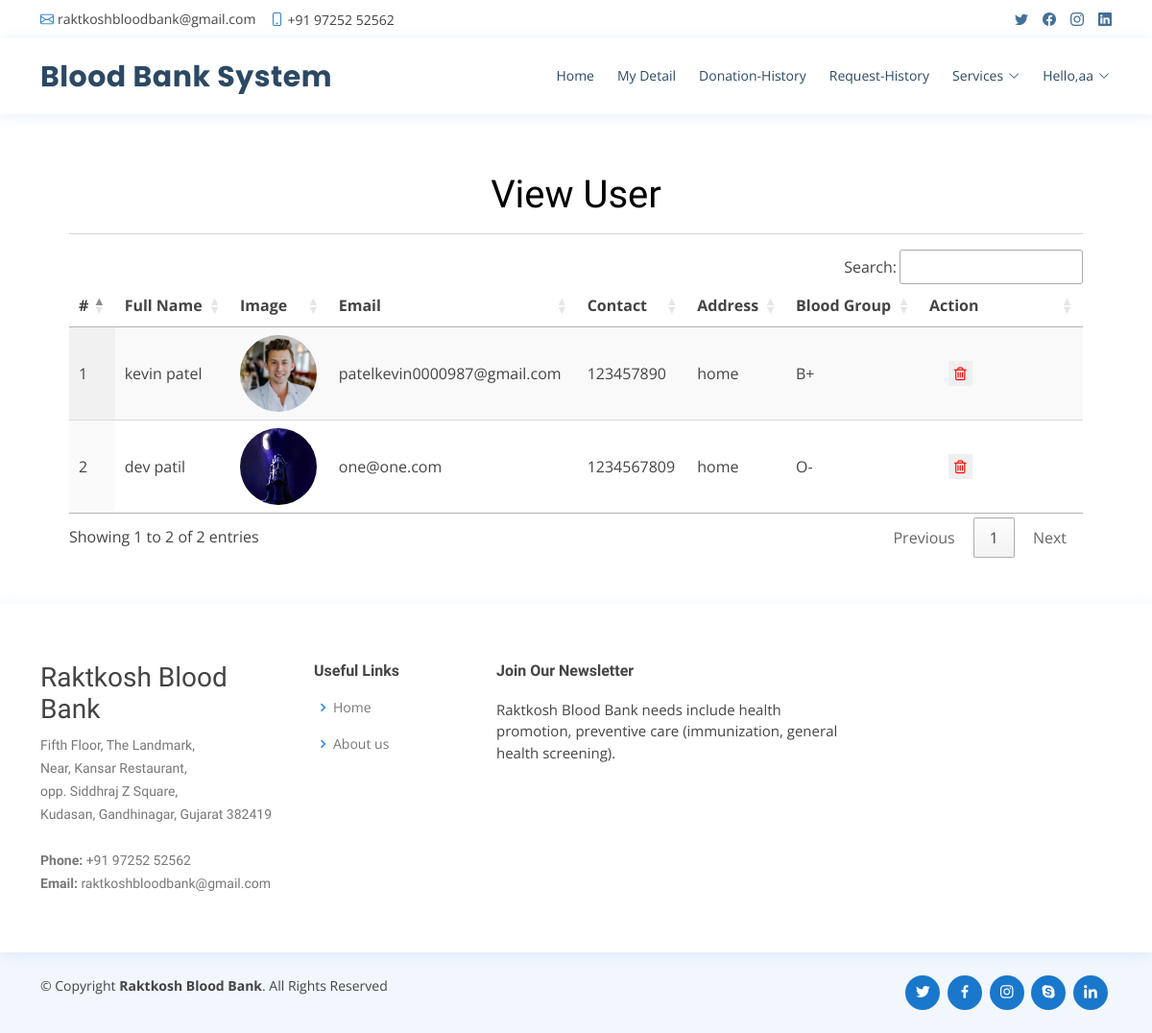
Screenshot of /view_user (signed in) with the database file from the repository.
### raktkosh/models.py (models this page shows, shortened)
class UserProfile(models.Model):
    user = models.ForeignKey(User, on_delete=models.CASCADE, null=True)
    contact = models.CharField(max_length=100, null=True)
    address = models.CharField(max_length=100, null=True)
    blood_group = models.ForeignKey(Category, on_delete=models.CASCADE, null=True, blank=True)
    dob = models.DateField(null=True)
    image = models.FileField(null=True)

class Category(models.Model):
    name = models.CharField(max_length=100, null=True, blank=True)

### raktkosh/views.py (the view)
# urls.py: path('view_user', views.view_user, name='view_user'),
@login_required(login_url='admin_login')
def view_user(request):
    data = UserProfile.objects.all()
    d = {'data':data}
    return render(request,'view_user.html',d)

### raktkosh/templates/view_user.html
{% extends 'base.html' %}
{% load static %}
{% block body %}
<div class="container-fluid" style="width:90%;margin-top:8%">
                    <div class="container-fluid">
                        <h1 align="center" style=" color : #000000 ;padding-top: 8%">View User</h1>
                         </div><hr>
                                <table id="example" class="display" style="width:100%">
                                  <thead>
                                    <tr>
                                      <th>#</th>
                                      <th>Full Name</th>
                                      <th>Image</th>
                                      <th>Email</th>
                                      <th>Contact</th>
                                      <th>Address</th>
                                      <th>Blood Group</th>
                                      <th>Action</th>
                                  </tr>
                              </thead>
                              <tbody>
                              {% for i in data %}
                                <tr>
                                  <td>{{forloop.counter}}</td>
                                  <td>{{i.user.first_name}} {{i.user.last_name}}</td>
                                  <td><img src="{{i.image.url}}" style="width:80px;height:80px; border-radius: 50%;"></td>
                                  <td>{{i.user.email}}</td>
                                  <td>{{i.contact}}</td>
                                  <td>{{i.address}}</td>
                                  <td>{{i.blood_group.name}}</td>
                                    <td style="width:150px">
                                      <a href="{% url 'delete_user' i.id %}" style="padding-left: 20px;" ><button onclick="return confirm('Are you sure?')" style="border: none; color: red;"><i class="fa fa-trash-o"></i></button></a></td>
                              </tr>
                              {% endfor %}
                          </tbody>
                      </table>
                  </div>
{% endblock %}

### raktkosh/templates/base.html (shortened to what this page needs)
<!DOCTYPE html>
<html lang="en">
  {% load static %}
  {% load active_link_tags %}
<head>
  <link href="{% static 'vendor/fontawesome-free/css/all.min.css' %}" rel="stylesheet">
  <link href="{% static 'vendor/animate.css/animate.min.css' %}" rel="stylesheet">
  <link href="{% static 'vendor/bootstrap/css/bootstrap.min.css' %}" rel="stylesheet">
  <link href="{% static 'vendor/bootstrap-icons/bootstrap-icons.css' %}" rel="stylesheet">
  <link href="{% static 'vendor/boxicons/css/boxicons.min.css' %}" rel="stylesheet">
  <link href="{% static 'vendor/glightbox/css/glightbox.min.css' %}" rel="stylesheet">
  <link href="{% static 'vendor/remixicon/remixicon.css' %}" rel="stylesheet">
  <link href="{% static 'vendor/swiper/swiper-bundle.min.css' %}" rel="stylesheet">
  <link href="{% static 'css/style.css' %}" rel="stylesheet">
  <link rel="stylesheet" href="https://cdnjs.cloudflare.com/ajax/libs/font-awesome/4.7.0/css/font-awesome.min.css">
  <link rel='stylesheet' type='text/css' href="https://cdn.datatables.net/1.10.21/css/jquery.dataTables.min.css">
  <link rel='stylesheet' type='text/css' href="https://cdn.datatables.net/buttons/1.6.2/css/buttons.dataTables.min.css">
</head>
<body>
  <div id="topbar" class="d-flex align-items-center fixed-top">
    <div class="container d-flex justify-content-between">
      <div class="contact-info d-flex align-items-center">
        <i class="bi bi-envelope"></i> <a href="mailto:contact@example.com">raktkoshbloodbank@gmail.com</a>
        <i class="bi bi-phone"></i> +91 97252 52562
      </div>
      <div class="d-none d-lg-flex social-links align-items-center">
        <a href="#" class="twitter"><i class="bi bi-twitter"></i></a>
        <a href="#" class="facebook"><i class="bi bi-facebook"></i></a>
        <a href="#" class="instagram"><i class="bi bi-instagram"></i></a>
        <a href="#" class="linkedin"><i class="bi bi-linkedin"></i></i></a>
      </div>
    </div>
  </div>
  <header id="header" class="fixed-top">
    <div class="container d-flex align-items-center">
      <h1 class="logo me-auto"><a href="index.html">Blood Bank System</a></h1>
      {% if request.user.is_staff %}
      <nav id="navbar" class="navbar order-last order-lg-0">
        <ul>
          <li><a class="{% active_link 'admin_home' %}" href="{% url 'admin_home' %}">Home</a></li>
          <!-- <li class="dropdown"><a href="#"><span>Category</span> <i class="bi bi-chevron-down"></i></a>
            <ul>
              <li><a href="/add_category">Add Blood Category</a></li>
              <li><a href="/view_category">View Blood Category</a></li>
            </ul>
          </li> -->
          <li><a class="{% active_link 'view_user' %}" href="{% url 'view_user' %}">Users</a></li>
          <li><a class="{% active_link 'history' %}" href="{% url 'history' %}">history</a></li>
          <li class="dropdown"><a href="#"><span>Services</span> <i class="bi bi-chevron-down"></i></a>
            <ul>
              <li><a href="{% url 'request_blood' %}">Request for Blood</a></li>
              <li><a href="/donator_blood">Donate for Blood</a></li>
            </ul>
          </li>
          <li><a class="{% active_link 'admin_blood' %}" href="{% url 'admin_blood' %}">Stock</a></li>
          <li class="dropdown">
            <a href="#" class="appointment-btn scrollto" style="color: #fff;"><span class="d-none d-md-inline">Welcome,</span> {{request.user.username}} <i class="bi bi-chevron-down"></i></a>
            <ul>
              <li><a href="{% url 'change_password' %}">Change Password</a></li>
              <li><a href="{% url 'logout' %}">Logout</a></li>
            </ul>
          </li>
        </ul>
        <i class="bi bi-list mobile-nav-toggle"></i>
      </nav>
      {% elif request.user.is_authenticated %}
      <nav id="navbar" class="navbar order-last order-lg-0">
        <ul>
          <li><a class="" href="{% url 'home' %}">Home</a></li>
          <li><a class="{% active_link 'profile' %}" href="/profile">My Detail</a></li>
          <li><a class="{% active_link 'donation_history' %}" href="/donation_history">Donation-History</a></li>
          <li><a class="{% active_link 'request_history' %}" href="{% url 'request_history' %}">Request-History</a></li>
          <li class="dropdown"><a href="#"><span>Services</span> <i class="bi bi-chevron-down"></i></a>
          </li>
          <li class="dropdown"><a href="#"><span>Hello,{{request.user.username}}</span> <i class="bi bi-chevron-down"></i></a>
          </li>
        </ul>
      </nav>
      {% endif %}
  </header>
  <div class="mt-5 mb-5" style="margin-top:14%">
  {% block body %}
  {% endblock %}
  </div>
  <footer id="footer">
    <div class="footer-top">
      <div class="container">
        <div class="row">
          <div class="col-lg-3 col-md-6 footer-contact">
            <h3>Raktkosh Blood Bank</h3>
            <p>
              Fifth Floor, The Landmark,<br>
               Near, Kansar Restaurant,<br>
                opp. Siddhraj Z Square,<br>
                 Kudasan, Gandhinagar, Gujarat 382419 <br><br>
              <strong>Phone:</strong> +91 97252 52562<br>
              <strong>Email:</strong> raktkoshbloodbank@gmail.com<br>
            </p>
          </div>
          <div class="col-lg-2 col-md-6 footer-links">
            <h4>Useful Links</h4>
            <ul>
              <li><i class="bx bx-chevron-right"></i> <a href="#">Home</a></li>
              <li><i class="bx bx-chevron-right"></i> <a href="#">About us</a></li>
            </ul>
          </div>
          <div class="col-lg-4 col-md-6 footer-newsletter">
            <h4>Join Our Newsletter</h4>
            <p>Raktkosh Blood Bank needs include health promotion, preventive care (immunization, general health screening).</p>
          </div>
        </div>
      </div>
    </div>
    <div class="container d-md-flex py-4">
      <div class="me-md-auto text-center text-md-start">
        <div class="copyright">
          &copy; Copyright <strong><span>Raktkosh Blood Bank</span></strong>. All Rights Reserved
        </div>
        <div class="credits">
        </div>
      </div>
      <div class="social-links text-center text-md-right pt-3 pt-md-0">
        <a href="#" class="twitter"><i class="bx bxl-twitter"></i></a>
        <a href="#" class="facebook"><i class="bx bxl-facebook"></i></a>
        <a href="#" class="instagram"><i class="bx bxl-instagram"></i></a>
        <a href="#" class="google-plus"><i class="bx bxl-skype"></i></a>
        <a href="#" class="linkedin"><i class="bx bxl-linkedin"></i></a>
      </div>
    </div>
  </footer>
</body>
</html>

### raktkosh/static/css/style.css (style rules this page uses)
body { font-family: "Open Sans", sans-serif; color: #444444; }
a { color: #1977cc; text-decoration: none; }
h1, h2, h3, h4, h5, h6 { font-family: "Raleway", sans-serif; }
#topbar { background: #fff; height: 40px; font-size: 14px; transition: all 0.5s; z-index: 996; }
#topbar .contact-info a { line-height: 1; color: #444444; transition: 0.3s; }
#topbar .contact-info i { color: #1977cc; padding-right: 4px; margin-left: 15px; line-height: 0; }
#topbar .contact-info i:first-child { margin-left: 0; }
#topbar .social-links a { color: #437099; padding-left: 15px; display: inline-block; line-height: 1px; transition: 0.3s; }
#topbar .social-links a:first-child { border-left: 0; }
#header { background: #fff; transition: all 0.5s; z-index: 997; padding: 15px 0; top: 40px; box-shadow: 0px 2px 15px rgba(25, 119, 204, 0.1); }
#header .logo { font-size: 30px; margin: 0; padding: 0; line-height: 1; font-weight: 700; letter-spacing: 0.5px; font-family: "Poppins", sans-serif; }
#header .logo a { color: #2c4964; }
.navbar { padding: 0; }
.navbar ul { margin: 0; padding: 0; display: flex; list-style: none; align-items: center; }
.navbar li { position: relative; }
.navbar>ul>li { position: relative; white-space: nowrap; padding: 8px 0 8px 20px; }
.navbar a, .navbar a:focus { display: flex; align-items: center; justify-content: space-between; font-size: 14px; color: #2c4964; white-space: nowrap; transition: 0.3s; border-bottom: 2px solid #fff; padding: 5px 2px; }
.navbar a i, .navbar a:focus i { font-size: 12px; line-height: 0; margin-left: 5px; }
#footer { color: #444444; font-size: 14px; background: #f1f7fd; }
#footer .footer-top { padding: 60px 0 30px 0; background: #fff; box-shadow: 0px 2px 15px rgba(25, 119, 204, 0.1); }
#footer .footer-top .footer-contact { margin-bottom: 30px; }
#footer .footer-top .footer-contact p { font-size: 14px; line-height: 24px; margin-bottom: 0; font-family: "Raleway", sans-serif; color: #777777; }
#footer .footer-top h4 { font-size: 16px; font-weight: bold; color: #444444; position: relative; padding-bottom: 12px; }
#footer .footer-top .footer-links { margin-bottom: 30px; }
#footer .footer-top .footer-links ul { list-style: none; padding: 0; margin: 0; }
#footer .footer-top .footer-links ul i { padding-right: 2px; color: #1c84e3; font-size: 18px; line-height: 1; }
#footer .footer-top .footer-links ul li { padding: 10px 0; display: flex; align-items: center; }
#footer .footer-top .footer-links ul li:first-child { padding-top: 0; }
#footer .footer-top .footer-links ul a { color: #777777; transition: 0.3s; display: inline-block; line-height: 1; }
#footer .footer-newsletter { font-size: 15px; }
#footer .footer-newsletter h4 { font-size: 16px; font-weight: bold; color: #444444; position: relative; padding-bottom: 12px; }
#footer .credits { padding-top: 5px; font-size: 13px; color: #444444; }
#footer .social-links a { font-size: 18px; display: inline-block; background: #1977cc; color: #fff; line-height: 1; padding: 8px 0; margin-right: 4px; border-radius: 50%; text-align: center; width: 36px; height: 36px; transition: 0.3s; }

### rows the page displays
UserProfile: user.first_name "kevin", user.last_name "patel", image (picture), user.email "patelkevin0000987@gmail.com", contact "123457890", address "home", blood_group.name "B+"
UserProfile: user.first_name "dev", user.last_name "patil", image (picture), user.email "one@one.com", contact "1234567809", address "home", blood_group.name "O-"

### other values shown
{{ request.user.username }} "aa"
